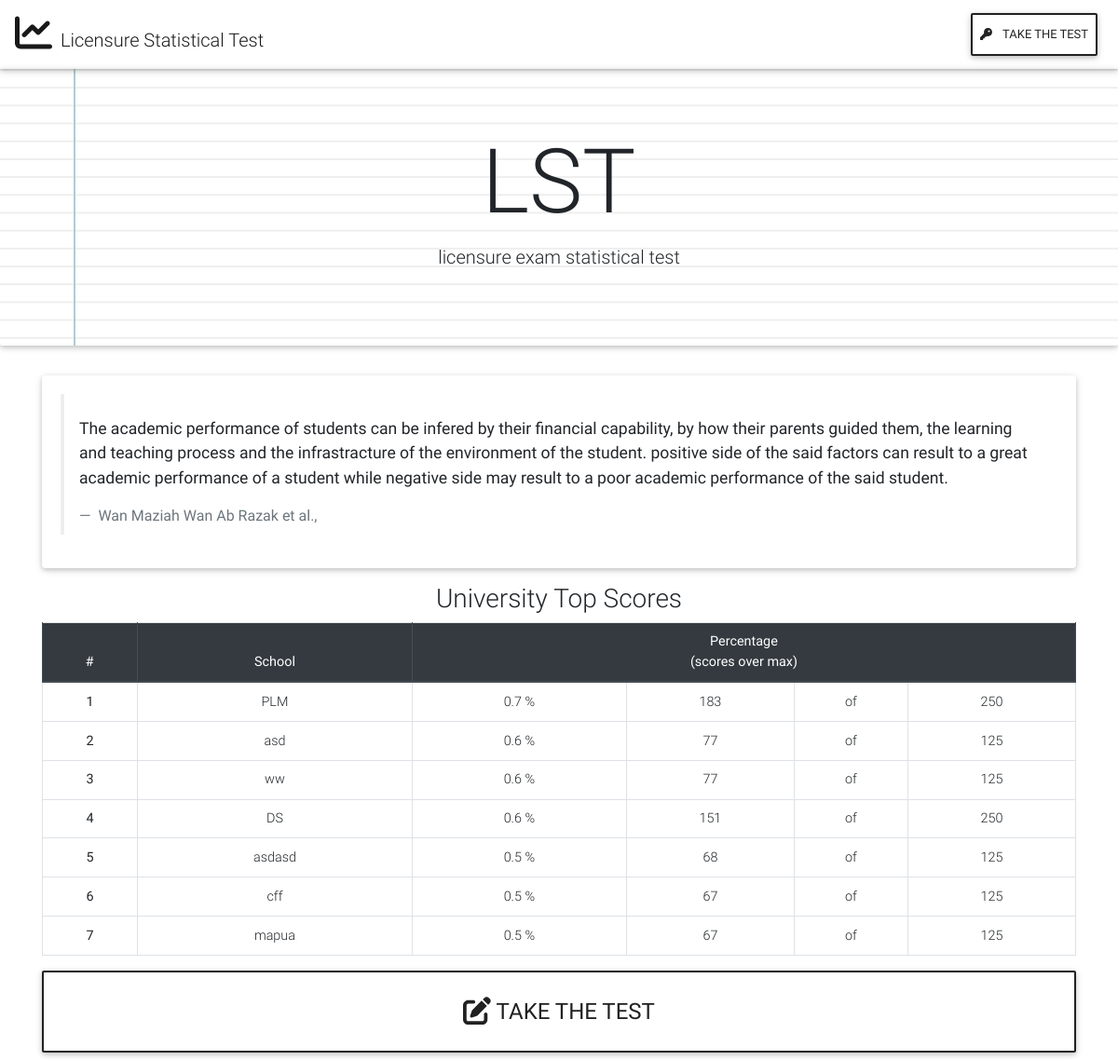
The page / on the database its author committed.
### index/models.py (models this page shows, shortened)
class Statistic(models.Model) :
	name  = models.CharField(max_length = 100)
	course = models.CharField(max_length = 100)
	university = models.CharField(max_length = 100)
	f1 = models.IntegerField(verbose_name = 'Personal Factor 1')
	f2 = models.IntegerField(verbose_name = 'Personal Factor 2')
	f3 = models.IntegerField(verbose_name = 'Personal Factor 3')
	f4 = models.IntegerField(verbose_name = 'Personal Factor 4')
	f5 = models.IntegerField(verbose_name = 'Personal Factor 5')
	f6 = models.IntegerField(verbose_name = 'Family Factor 1')
	f7 = models.IntegerField(verbose_name = 'Family Factor 2')
	f8 = models.IntegerField(verbose_name = 'Family Factor 3')
	f9 = models.IntegerField(verbose_name = 'Family Factor 4')
	f10 = models.IntegerField(verbose_name = 'Family Factor 5')
	f11 = models.IntegerField(verbose_name = 'Peer Factor 1')
	f12 = models.IntegerField(verbose_name = 'Peer Factor 2')
	f13 = models.IntegerField(verbose_name = 'Peer Factor 3')
	f14 = models.IntegerField(verbose_name = 'Peer Factor 4')
	f15 = models.IntegerField(verbose_name = 'Peer Factor 5')
	f16 = models.IntegerField(verbose_name = 'School Factor 1')
	f17 = models.IntegerField(verbose_name = 'School Factor 2')
	f18 = models.IntegerField(verbose_name = 'School Factor 3')
	f19 = models.IntegerField(verbose_name = 'School Factor 4')
	f20 = models.IntegerField(verbose_name = 'School Factor 5')
	f21 = models.IntegerField(verbose_name = 'Miscellenaous Factor 1')
	f22 = models.IntegerField(verbose_name = 'Miscellenaous Factor 2')
	f23 = models.IntegerField(verbose_name = 'Miscellenaous Factor 3')
	f24 = models.IntegerField(verbose_name = 'Miscellenaous Factor 4')
	f25 = models.IntegerField(verbose_name = 'Miscellenaous Factor 5')
	total = models.IntegerField(default = 0 , null=True, verbose_name = 'Total')
	over = models.DecimalField(decimal_places=2, max_digits=12, default=0, null=True, verbose_name='Average')
	o1 = models.IntegerField(default=0, null=True, verbose_name='Overall 1')
	o2 = models.IntegerField(default=0, null=True, verbose_name='Overall 2')
	o3 = models.IntegerField(default=0, null=True, verbose_name='Overall 3')
	o4 = models.IntegerField(default=0, null=True, verbose_name='Overall 4')
	o5 = models.IntegerField(default=0, null=True, verbose_name='Overall 5')
	state  = models.CharField(max_length=100)
	def getUniversity(self):
		return self.university
	def getTotal(self):
		return self.total
	@staticmethod
	def Max():
		return 125

### index/views.py (the view)
# urls.py: path('', views.index, name = 'index'),
def index(request):
	d = dict()
	for obj in models.Statistic.objects.all() :
		if obj.getUniversity() in d :
			d[obj.getUniversity()][0] += obj.getTotal()
			d[obj.getUniversity()][1] += models.Statistic.Max()
		else :
			d.update({obj.getUniversity() : [obj.getTotal(), models.Statistic.Max() ] })
	sorted_d = sorted(d.items(), key=lambda d: d[1][0] / d[1][1])
	sorted_d = sorted_d[::-1]
	l = []
	for i,x in enumerate(sorted_d) :
		l.append( It(i+1,x) )
	context = { 'objects' : l }
	return render(request, 'index/p-ind.html', context)

### index/templates/index/p-ind.html (shortened to what this page needs)
{% extends "base.html" %}
{% block content %}
	<div class="jumbotron jumbotron-fluid text-center paper-gradient">
		<h1 class="display-1"> LST </h1>
		<p class="lead">licensure exam statistical test </p>
	</div>
	<div class="container">
		<div class="card card-body mb-3">
			<blockquote class="blockquote">
				<p class="mb-0">The academic performance of students can be infered by  their financial capability, by how their parents guided them, the learning and teaching process and the infrastracture of the environment of the student. positive side of the said factors can result to a great academic performance of a student while negative side may result to a poor academic performance of the said student. </p>
				<footer class="blockquote-footer">
Wan Maziah Wan Ab Razak et al.,
				</footer>
			</blockquote>
		</div>
		<h3 class="text-center"> University Top Scores </h3>
		<table class="table table-responsive-lg table-sm table-hover table-bordered text-center">
		<thead class="thead-dark">
			<tr>
				<th scope="col">#</th>
				<th scope="col">School</th>
				<th scope="col" colspan="4">Percentage<br />(scores over max)</th>
			</tr>
		</thead>
        	{% if objects %}
        		{% for obj in objects %}
        		<tr>
                    	<th scope="row">{{ obj.id }}</th>
                   	<td>{{ obj.label }}</td>
			<td>{{obj.val|floatformat}} % </td>
                    	<td>{{ obj.orig }}</td>
                    	<td>of</td>
                    	<td>{{ obj.max }}</td>
                	</tr>
        		{% endfor %}
        	{% endif %}
		</table>
	<a class="btn btn-lg btn-block btn-outline-dark my-2 p-4" href= "{% url 'index:ind-add' %}" style="font-size: 1.5em;">
		<i class="fa fa-edit fa-lg"></i>
		TAKE THE TEST
	</a>
	</div>
{% endblock content %}

### index/templates/paper.css (style rules this page uses)
.paper-gradient { background-color: #fff; background-image: linear-gradient(90deg, transparent 79px, #abced4 79px, #abced4 81px, transparent 81px), linear-gradient(#eee .1em, transparent .1em); background-size: 100% 1.2em; }

### rows shown on the page
Statistic: label "PLM"
Statistic: label "asd"
Statistic: label "ww"
Statistic: label "DS"
Statistic: label "asdasd"
Statistic: label "cff"
Statistic: label "mapua"

### other values the page prints
{{ obj.id }} "1" "2" "3" "4" "5" "6" "7"
{{ obj.val|floatformat }} "0.7" "0.6" "0.6" "0.6" "0.5" "0.5" "0.5"
{{ obj.orig }} "183" "77" "77" "151" "68" "67" "67"
{{ obj.max }} "250" "125" "125" "250" "125" "125" "125"
